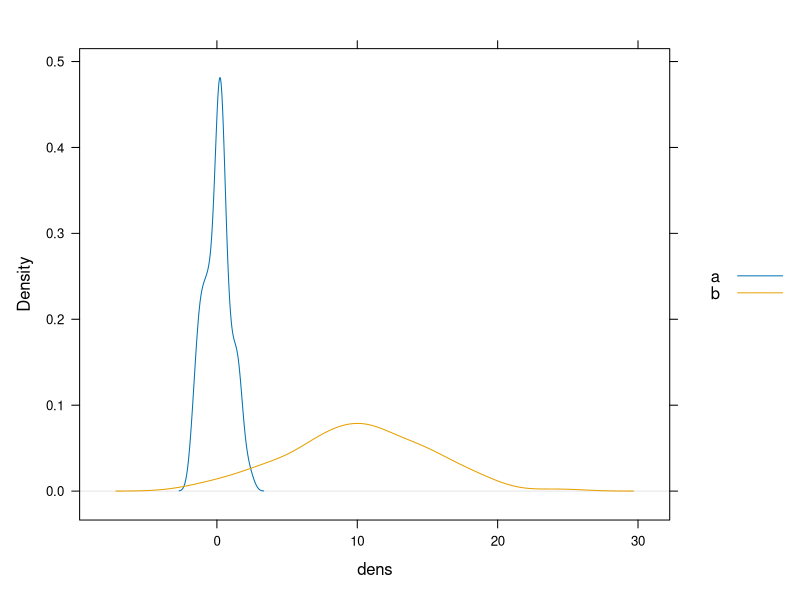
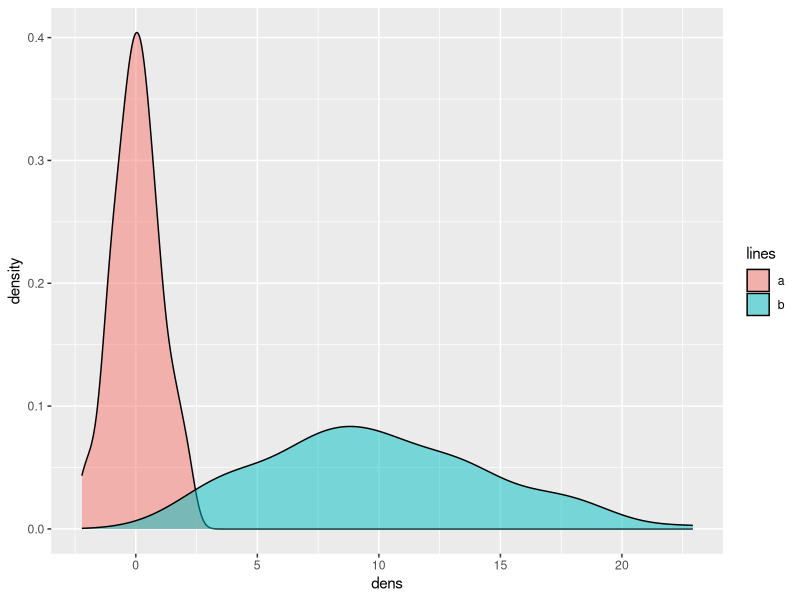

Reproduce these figures in R, in order.
##	learningDensity.R

library(lattice)
dat <- data.frame(dens = c(rnorm(100), rnorm(100, 10, 5))
                   , lines = rep(c("a", "b"), each = 100))

densityplot(~dens,data=dat,groups = lines,
            plot.points = FALSE, ref = TRUE, 
            auto.key = list(space = "right"))




library(ggplot2)

#Sample data
dat <- data.frame(dens = c(rnorm(100), rnorm(100, 10, 5))
                   , lines = rep(c("a", "b"), each = 100))
#Plot.
ggplot(dat, aes(x = dens, fill = lines)) + geom_density(alpha = 0.5)


str(dat)